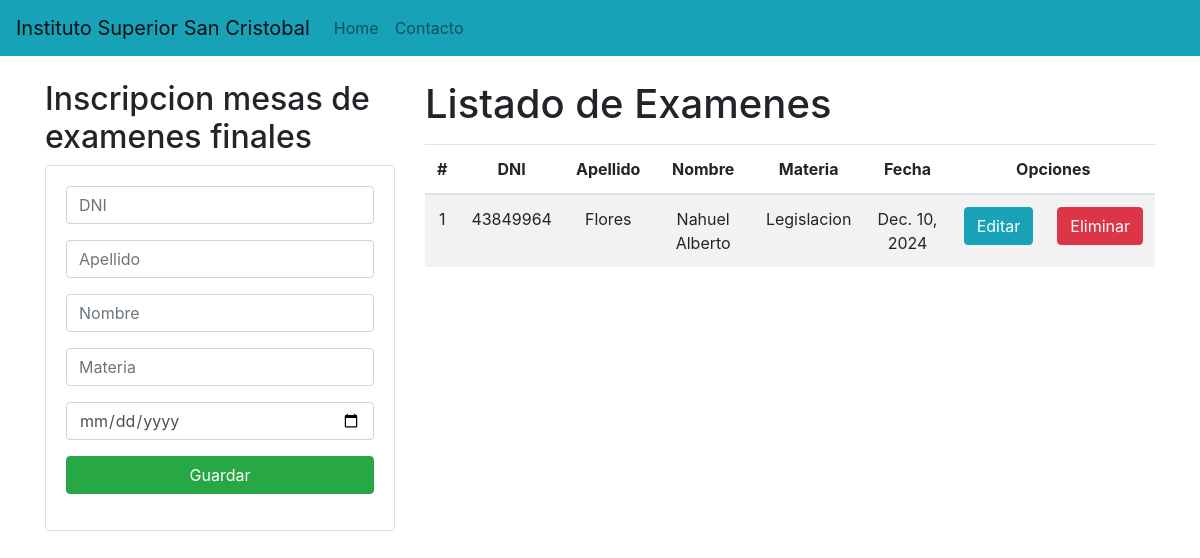
Before: / with the older database file.
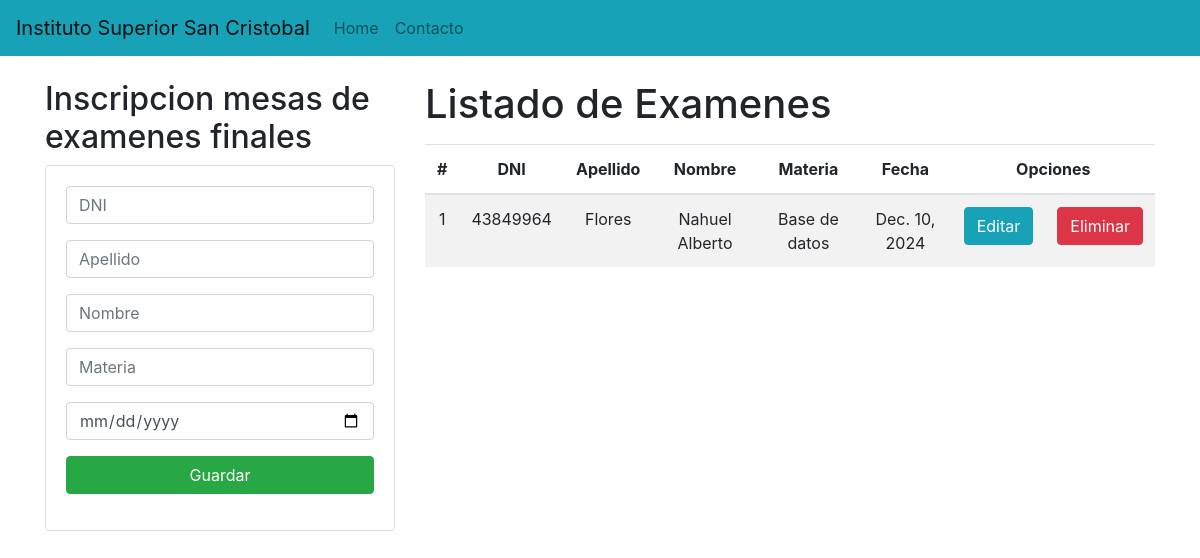
After: the same page with the newer database file.
### inscripciones/models.py (models this page shows, shortened)
class Inscripcion(models.Model):
    alumno = models.ForeignKey(Alumno, on_delete=models.CASCADE)
    examen = models.ForeignKey(Examen, on_delete=models.CASCADE)
    fecha_inscripcion = models.DateField(auto_now_add=True)

class Alumno(models.Model):
    DNI= models.IntegerField(primary_key=True)
    apellido= models.CharField(max_length=20)
    nombre= models.CharField(max_length=20)
    carrera= models.ForeignKey(CarreraAnio, on_delete=models.CASCADE)

class Examen(models.Model):
    materia = models.ForeignKey(Materia, on_delete=models.CASCADE)
    fecha = models.DateField()
    fecha_limite_inscripcion = models.DateTimeField()

class Materia(models.Model):
    nombre=models.CharField(max_length=60)
    carrera= models.ForeignKey(CarreraAnio, on_delete=models.CASCADE)

### inscripciones/views.py (the view)
# urls.py: path('', views.inscripcion),
def inscripcion(request):
    inscripcion= Inscripcion.objects.all()
    return render(request, "inscripcion.html", {"Inscripciones": inscripcion})

### inscripciones/templates/inscripcion.html (shortened to what this page needs)
{% extends "layouts/base.html" %}
{% block body %}
<div class="row">
    <div class="col-sm-12 col-md-6 col-lg-4 col-xl-4">
        <h2>Inscripcion mesas de examenes finales</h2>
        <div class="card">
            <div class="card-body">
                <form action="/registrarInscripcion/" method="POST">{% csrf_token %}
                    <div class="form-group">
                        <input type="text" id="txtDNI" name="txtDNI" class="form-control" placeholder="DNI" maxlength="8" required>
                    </div>
                    <div class="form-group">
                        <input type="text" id="txtApellido" name="txtApellido" class="form-control" placeholder="Apellido" maxlength="20" required>
                    </div>
                    <div class="form-group">
                        <input type="text" id="txtNombre" name="txtNombre" class="form-control" maxlength="45" placeholder="Nombre" required>
                    </div>
                    <div class="form-group">
                        <input type="text" id="txtMateria" name="txtMateria" class="form-control" maxlength="45" placeholder="Materia" required>
                    </div>
                    <div class="form-group">
                        <input type="date" id="dateFecha" name="dateFecha" class="form-control" required>
                    </div>
                    <div class="form-group">
                        <button type="submit" class="btn btn-success btn-block text-white">Guardar</button>
                    </div>
                </form>
            </div>
        </div>
    </div>
    <div class="col-sm-12 col-md-6 col-lg-8 col-xl-8">
        <h1>Listado de Examenes</h1>
        <div class="table-responsive py-2">
            <table class="table table-striped">
                <thead>
                    <tr>
                        <th>#</th>
                        <th>DNI</th>
                        <th>Apellido</th>
                        <th>Nombre</th>
                        <th>Materia</th>
                        <th>Fecha</th>
                        <th colspan="2">Opciones</th>
                    </tr>
                </thead>
                <tbody>
                    {% for i in Inscripciones %}
                    <tr>
                        <td>{{forloop.counter}}</td>
                        <td>{{i.alumno.DNI}}</td>
                        <td>{{i.alumno.apellido}}</td>
                        <td>{{i.alumno.nombre}}</td>
                        <td>{{i.examen.materia.nombre}}</td>
                        <td>{{i.examen.fecha}}</td>
                        <td><a href="edicionInscripcion/{{i.id}}" class="btn btn-info">Editar</a></td>
                        <td><a href="eliminarInscripcion/{{i.id}}" class="btn btn-danger btnEliminacion">Eliminar</a></td>
                    </tr>
                    {% endfor %}
                </tbody>
            </table>
        </div>
    </div>
</div>
{% endblock %}

### inscripciones/templates/layouts/base.html (shortened to what this page needs)
<!DOCTYPE html>
<html lang="en">
<head>
    {% load static %}
    <link rel="stylesheet" href="https://cdn.jsdelivr.net/npm/bootstrap@4.5.3/dist/css/bootstrap.min.css"
>
    <link rel="stylesheet" href="{% static 'css/style.css' %}">
</head>
<body>
    <nav class="navbar navbar-expand-lg navbar-light bg-info">
        <a class="navbar-brand" href="#">Instituto Superior San Cristobal</a>
        <div class="collapse navbar-collapse" id="navbarNav">
            <ul class="navbar-nav">
                <li class="nav-item">
                    <a class="nav-link" href="#">Home <span class="sr-only">(current)</span></a>
                </li>
                <li class="nav-item">
                    <a class="nav-link" href="#">Contacto</a>
                </li>
            </ul>
        </div>
    </nav>
    <div class="container py-4">
        {% block body %}
        {% endblock %}
    </div>
</body>
</html>

### inscripciones/static/css/style.css (style rules this page uses)
th, td { text-align: center; vertical-align: middle; }

Changed rows visible on the page:
removed Inscripcion: alumno.DNI "43849964", alumno.apellido "Flores", alumno.nombre "Nahuel Alberto", examen.materia.nombre "Legislacion", examen.fecha "Dec. 10, 2024"
added Inscripcion: alumno.DNI "43849964", alumno.apellido "Flores", alumno.nombre "Nahuel Alberto", examen.materia.nombre "Base de datos", examen.fecha "Dec. 10, 2024"
